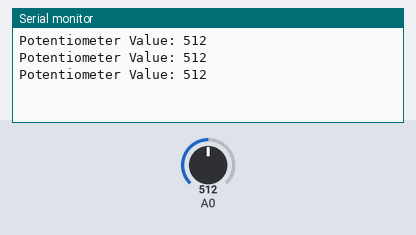
Bench run of a sketch on a simulated Arduino Uno, built with avr-gcc and run on an emulated ATmega328P. Shown: the last lines printed to the serial monitor. Inputs (shaded band) come from the test bench; at power-on: A0 = 512.

Above: at 1.2 s.
1.3 s: A0 set to 716
At 1.86 s:
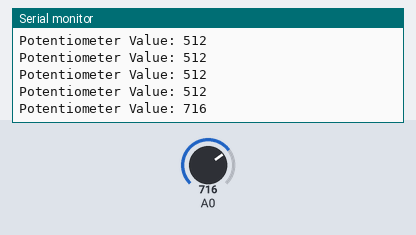
2.8 s: A0 set to 900
At 3.06 s:
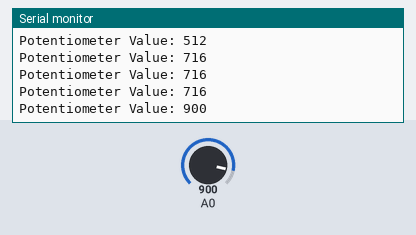
Timing chart, 0 to 5.8 s (numbered marks = the images above; inputs shaded):
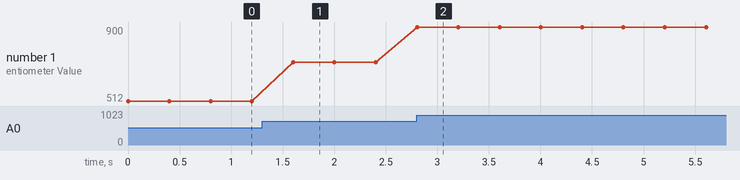

The sketch:

encloder.ino
```cpp
void setup() {
  Serial.begin(9600);
}

void loop() {
  int potValue = analogRead(A0);  // Reads 0 to 1023
  Serial.print("Potentiometer Value: ");
  Serial.println(potValue);
  delay(400);
}
```

Measured:
- after the input at 1.3 s, the serial monitor: prints a new line after 0.30 s (image 1)
- after the input at 2.8 s, the serial monitor: prints a new line at once (image 2)
- plotted number 1: 512 → 716 after the input at 1.3 s, 716 → 900 after the input at 2.8 s
